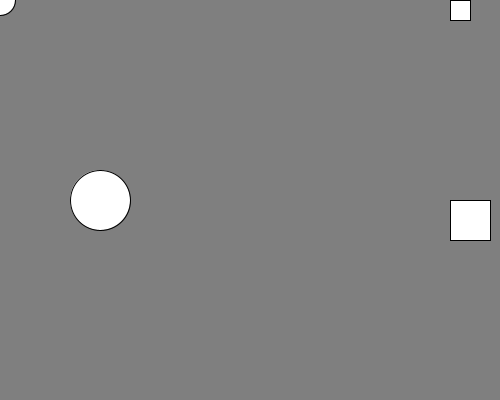
Frame 1 (no input)
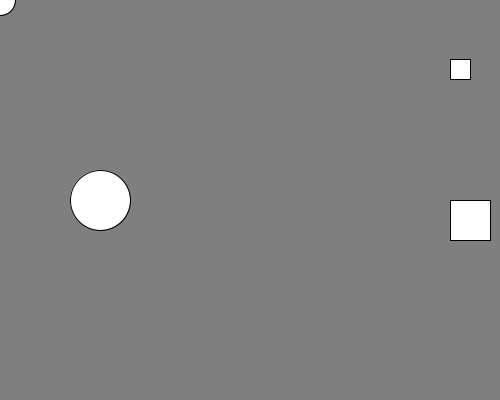
Frame 60 (the mouse pressed at the canvas centre just before this capture)
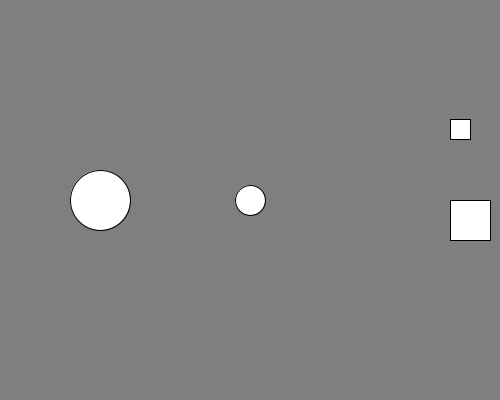
Frame 120 (the mouse held since frame 60 and released just before this capture)

The Processing sketch that drew these frames (run headless with seeded random() and noise(); from frame 60 on, the mouse is pressed at the canvas centre):

// Processing sketch: basic_collision
// ── basic_collision.pde
// TWO SHAPES COLLIDING

int x2 = 450;
int y2 = 0;

int x3 = 450;
int y3 = 200;

int x4 = 100;
int y4 = 200;

void setup(){
	size(500, 400);
}

void draw(){
	background(127);

	if (hitTestRect(x2, y2, 20, 20, x3, y3, 40, 40) == true){
		fill(255,255,0);
	}else{
		fill(255);
	}

	rect(x3, y3, 40,40);

	// FALLING RECT
	rect(x2, y2, 20,20);
	if(y2 < height){
		y2 ++;
	} else {
		y2 = 0;
	}
	

	// CHECK IF ELLIPSES HIT
	if (hitTestCircle(mouseX, mouseY, 30, x4, y4, 60) == true){
		fill(255,0,255);
	} else {
		fill(255);
	}
	ellipse(x4, y4, 60,60);
	ellipse(mouseX, mouseY, 30,30);
}

boolean hitTestRect(int ax, int ay, int aw, int ah, int bx, int by, int bw, int bh){
	if ((ax+aw >= bx && ax+aw <= bx + bw || ax >= bx && ax <= bx + bw) && (ay+ah >= by && ay+ah <= by + bh || ay >= by && ay <= by + bh)){
		return true;
	} else {
		return false;
	}	
}

boolean hitTestCircle(int ax, int ay, int ar, int bx, int by, int br){
	if(dist(ax, ay, bx, by) < ar/2+br/2){
		return true;
	}else{
		return false;
	}
}
